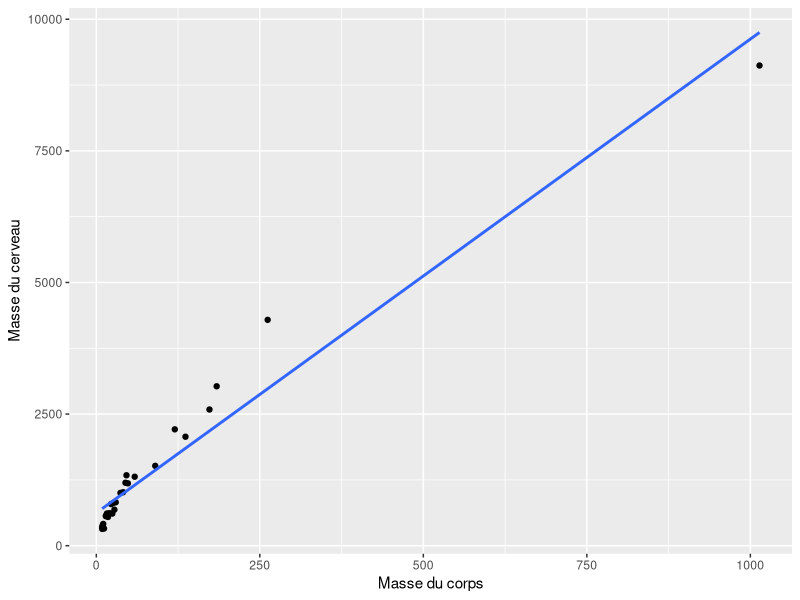
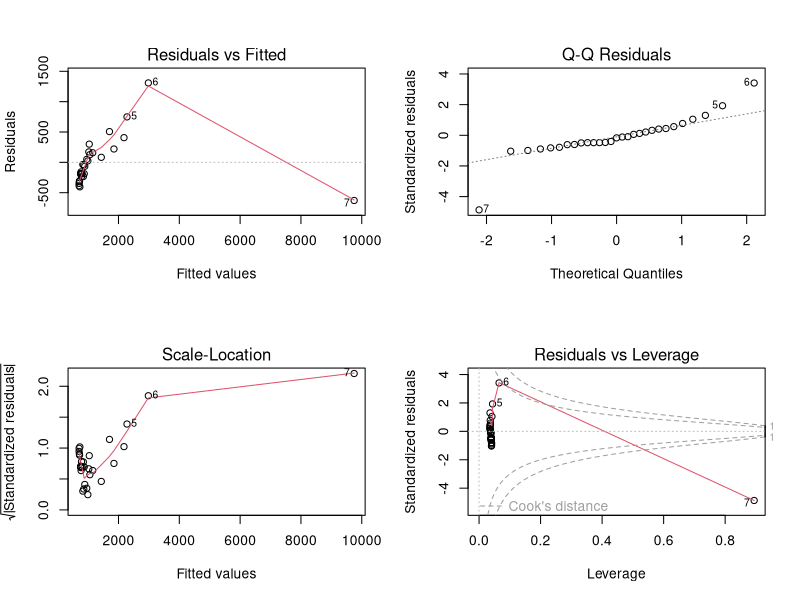
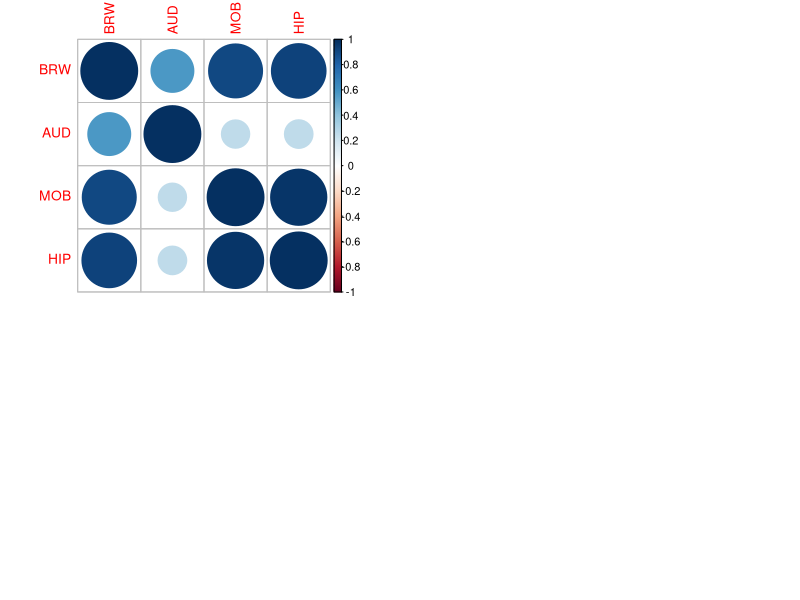

Generate these figures, in order, with R: (Note: this script raises an error after producing the figures.)
## ---- chunk 1
knitr::opts_chunk$set(echo = TRUE, comment = NA, message = F)
## ---- chunk 2
library(tidyverse) # Pour la manipulation des données et les graphiques ggplot
library(car) # Pour les tests d'effets en type II
library(emmeans) # Pour les moyennes ajustées
library(corrplot) # Pour le graphique des corrélations
## ---- chunk 3
bats <- read.table("bats.csv", # Nom du fichier
                   skip = 3, # On ne considère pas les 3 premières lignes du fichier 
                   header = TRUE, # La première ligne est le nom des colonnes
                   sep = ";", # le séparateur est le point virgule
                   colClasses = c(Diet = "factor") # La colonne Diet est qualitative
)
## ---- chunk 4
str(bats)
## ---- chunk 5
batsphyto <- filter(bats, Diet == 1) # On filtre sur la condition Diet == 1
## ---- chunk 6
ggplot(batsphyto) + # On représente les données batsphyto
  aes(x = BOW, y = BRW) + # Esthétiques: Abscisse: BOW, Ordonnee: BRW
  geom_point() + # Manière de représenter: des points
  geom_smooth(method = "lm", se = F) +
  labs(x = "Masse du corps", y = "Masse du cerveau") # Nommage des axes
## ---- chunk 7
modele_reg_simple <- lm(formula = BRW ~ BOW, # Formule du modèle
                        data = batsphyto) # Données d'ajustement
## ---- chunk 8
par(mfrow=c(2,2)) # Découpage de la fenêtre graphique en 2
plot(modele_reg_simple) # Graphique des résidus
## ---- chunk 9
batsphyto <- filter(bats, # On filtre sur les conditions 
                    Diet == 1, # Diet == 1
                    BRW < 3750) # Et la taille de cerveau n'est pas trop grande

# On réajuste

modele_reg_simple <- lm(formula = BRW ~ BOW, # Formule du modèle
                        data = batsphyto) # Données d'ajustement
## ---- chunk 10
summary(modele_reg_simple)
## ---- chunk 11
batsphyto %>% # Dans le jeu de données (nettoyé des deux points)
  select(BRW, AUD, MOB, HIP) %>% # On sélectionne ces 4 colonnes
  cor() %>% # On calcule la corrélation
  corrplot() # On représente graphiquement la corrélation
# equivalent à corrplot(cor(batsphyto[,c ("BRW", "AUD", "MOD", "HIP")]))
## ---- chunk 12
library(knitr)
library(kableExtra)
data.frame(i = 1:3, Variable = c("AUD", "MOB", "HIP")) %>% 
  kable() %>% 
  kable_styling(position = "center")
## ---- chunk 13
modele_reg_multiple <- lm("BRW ~ AUD + MOB + HIP", # Formule du modèle
                          data = batsphyto) # Données pour l'ajustement
## ---- chunk 14
# On ajuste le modèle nul, et on compare avec la fonction anova
modele_0 <- lm("BRW ~ 1", # Formule du modèle, 1 signifie constant
               data = batsphyto)
anova(modele_0, modele_reg_multiple) # Test global du modèle
## ---- chunk 15
summary(modele_reg_multiple)
## ---- chunk 16
modele_final <- step(modele_reg_multiple, # Modèle de départ
                     scope = formula(modele_0), # Modèle minimal possible
                     trace = 0)
# ATTENTION, ceci peut être différent de:
modele_final <- step(modele_0, # Modèle de départ
                     scope = formula(modele_reg_multiple), # Modèle maximal possible
                     trace = 0)
AIC(modele_0) # AIC du modele 0
AIC(modele_reg_multiple) # AIC du modele complet
AIC(modele_final) # AIC du model final
summary(modele_final) # Pour l'interprétation du modèle final
## ---- chunk 17
table(bats$Clade, bats$Diet) # Effectifs par croisement de niveaux de facteurs
## ---- chunk 18
batsSV <- bats %>% # On part du jeu de données initial
  filter(Diet != 4) %>% # On retire les vampires
  mutate(Diet = factor(Diet, levels = c(1, 2, 3)), # Il n'y a plus que 3 niveaux
         Clade = factor(Clade, 
                         labels = c("I", "II", "II", "IV") # On relabelise (dans l'ordre!)
         ))
summary(batsSV)
table(batsSV$Clade, batsSV$Diet)
## ---- chunk 19
batsSV %>% # On prend le jeu de données
  group_by(Clade, Diet) %>% # On groupe par Clade et Diet
  summarise(AUD_MOY = mean(AUD)) %>% # On calcule la moyenne par croisement
  ggplot() + # Puis on représente
  aes(x = Clade, y = AUD_MOY, color = Diet) + # Avec les bonnes esthétiques
  geom_point() + # Les points
  geom_line(aes(group = Diet)) + # reliés
  labs(y = "Volume moyen du lobe auditif", # les axes nommés
       x = "Régime")
## ---- chunk 20
modele_anova_2f <- lm(AUD ~  Diet * Clade, # Le * signifie qu'on inclut l'interaction
                      data = batsSV) # Sur les données sans Vampire 
plot(modele_anova_2f)
anova(modele_anova_2f) # Test en type I
car::Anova(modele_anova_2f) # Test en type II
## ---- chunk 21
ggplot(batsSV) + # Données à représenter
  aes(x = BRW, y = AUD, col = Diet, shape = Diet) + # Esthetiques
  geom_point() # On représente en points
## ---- chunk 22
modele_ancova <- lm(AUD ~ BRW * Diet , data = batsSV)
## ---- chunk 23
moyennes_par_regime <- batsSV %>% 
  group_by(Diet) %>% 
  summarise(moyenne = mean(AUD))
moyennes_par_regime
library(emmeans) # Pour les moyennes ajustées
moyennes_ajustees <- emmeans(modele_ancova, # Modele pour ajuster les moyennes
                             pairwise ~ Diet, # Facteur d'intérêt 
                             adjust = "bonferroni") # Ajustement pour tests multiples
moyennes_ajustees
